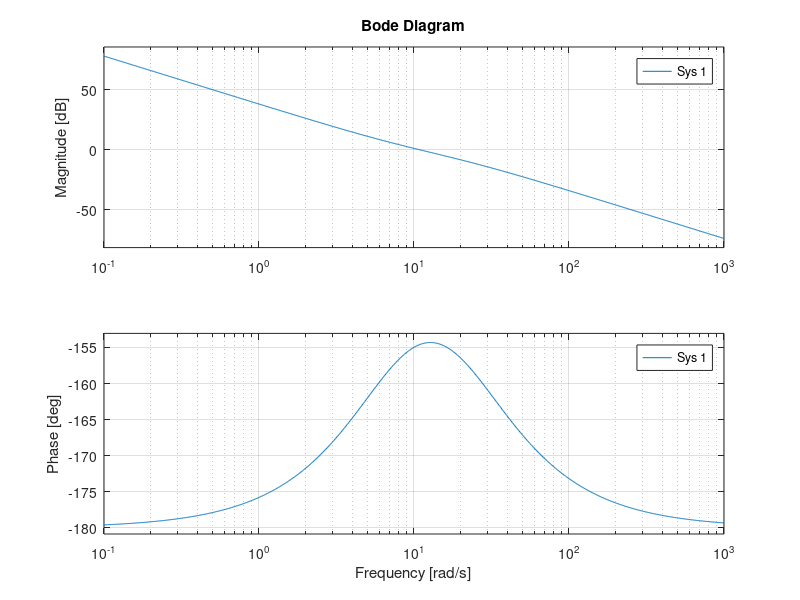

The MATLAB source for this figure:
sys1 = tf([400], [1 30 200 0]);
[R, k] = rlocus(sys1);

for K = 14.9:0.01:100
	  sys2 = minreal(sys1 * K / (1 + sys1 * K));
K
pole(sys2)
  if max(real(pole(sys2))) > 0
  break;
end
end


% rl.mで求める
km = 15
omega = 14

sys1 = tf([400], [1 30 200 0]);
sys2 = minreal(sys1 * km / (1 + sys1 * km));
abs(pole(sys2)) % これが周波数

kp = km * 0.6;
kd = pi * kp / (4 * omega);
ki = kp * omega / pi;

sys3 = tf(kp * [1], [1]) + ki * tf([1],[1 0]) + tf(kd * [1 0], [1]);
sys4 = minreal(sys1 * sys3 / (1 + sys1 * sys3));

bode(sys3 * sys1) %開ループ特性
